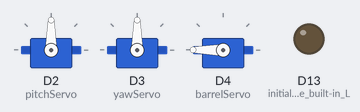
The sketch below on a simulated Arduino Nano 33 IoT. Shown: 3 × servo, output pins drawn as LEDs (lit = HIGH). Nothing arrives over Bluetooth unless stated; a phone connects over Bluetooth LE 3 s after start; what the sketch prints to the serial monitor is not drawn.

Above: at 0.1 s.
At 3.15 s:
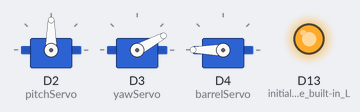
At 3.5 s:
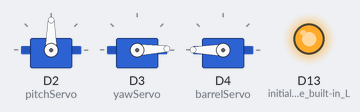
Timing chart, 0 to 5.0 s (numbered marks = the images above):
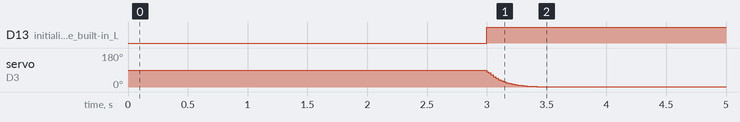

The sketch:

AndroidTurretController.ino
```cpp
#include <ArduinoBLE.h>
#include <Servo.h>

BLEService service("58e19b7f-f5cc-469b-8377-542e89076a30");  // User defined service
BLEStringCharacteristic inputCharacteristic("ab2a89e6-b7c1-444c-a9b6-e8a304e1a447", BLERead | BLEWrite, 20);

String characteristicValue;
String datas[3] = { "90", "90", "0" };

Servo pitchServo, yawServo, barrelServo;
float pitch = 90, pitchPrev = 90;
float yaw = 90, yawPrev = 90;
int barrelAngle = 180;
const int minAngle = 0;
const int maxAngle = 180;

void setup() {
  Serial.begin(9600);

  // initialize servos
  pitchServo.attach(2);
  yawServo.attach(3);
  barrelServo.attach(4);
  pitchServo.write(pitch);
  yawServo.write(yaw);
  barrelServo.write(barrelAngle);

  // initialize the BLE hardware
  pinMode(LED_BUILTIN, OUTPUT);  // initialize the built-in LED pin

  if (!BLE.begin()) {  // initialize BLE
    Serial.println("Starting BLE failed!");
    while (1);
  }

  BLE.setLocalName("Arduino Turret");      // Set name for connection
  BLE.setAdvertisedService(service);               // Advertise service
  service.addCharacteristic(inputCharacteristic);  // Add characteristic to service
  BLE.addService(service);                         // Add service
  inputCharacteristic.writeValue("0,0,0");

  BLE.advertise();  // Start advertising
  Serial.print("Peripheral device MAC: ");
  Serial.println(BLE.address());
  Serial.println("Waiting for connections...");
  delay(1000);
}

void loop() {
  BLEDevice central = BLE.central();  // Wait for a BLE central to connect

  // if a central is connected to the peripheral:
  if (central) {
    Serial.print("Connected to central MAC: ");
    // print the central's BT address:
    Serial.println(central.address());
    // turn on the LED to indicate the connection:
    digitalWrite(LED_BUILTIN, HIGH);

    while (central.connected()) {
      // keep looping while connected
      //Retrieve data
      int length = inputCharacteristic.valueLength();
      char bytes[length];
      inputCharacteristic.readValue(bytes, length);
      String data(bytes, length);

      // parse the data into an array
      parseString(data, ',');

      if (datas[2] == "1") {
        shoot();
      }
      else {
        updateServos();
      }
    }

    // when the central disconnects, turn off the LED:
    digitalWrite(LED_BUILTIN, LOW);
    Serial.print("Disconnected from central MAC: ");
    Serial.println(central.address());

    // Home servos
    yawServo.write(90);
    pitchServo.write(90);
    barrelServo.write(180);
  }
}

void updateServos() {
  float targetYaw, targetPitch;
  targetYaw = datas[0].toFloat();
  targetPitch = datas[1].toFloat();

  yaw = (targetYaw * 0.08) + (yawPrev * 0.92);
  pitch = (targetPitch * 0.08) + (pitchPrev * 0.92);
  yawPrev = yaw;
  pitchPrev = pitch;

  if (abs(pitch - targetPitch) > 2){
    pitchServo.write(pitch);
  }
  if (abs(yaw - targetYaw) > 2) {
    yawServo.write(yaw);
  }
  Serial.println("Target Pitch: " + String(targetPitch));
  Serial.println("Target Yaw: " + String(targetYaw));
  Serial.print(pitch);
  Serial.print(",");
  Serial.println(yaw);
  delay(10);
}

void shoot() {
  barrelAngle -= 30;

  if (barrelAngle > maxAngle) {
    barrelAngle = maxAngle;
  }
  else if (barrelAngle < minAngle) {
    barrelAngle = minAngle;
  }

  Serial.println("Shot: " + String(barrelAngle));
  barrelServo.write(barrelAngle);
  delay(400);

  if (barrelAngle == minAngle) {
    Serial.println("Reloading...");
    barrelAngle = maxAngle;
    barrelServo.write(barrelAngle);
    delay(1000);
  }
}

void parseString(String str, char del) {
    // declaring temp string to store the curr "word" upto del
    String temp = "";
    int counter = 0;

    for(int i=0; i<str.length(); i++) {
      // If current char is not delimiter, then append it to the current "word", otherwise
      // you have completed the word, print it, and start a new word.
      if(str[i] != del) {
          temp += str[i];
      }
      else {
        datas[counter] = temp;
        temp = "";
        counter++;
      }
    }
    datas[counter] = temp;
    temp = "";
    counter++;
}
```

Measured:
- by itself, D13 (initialize_the_built-in_L): LOW → HIGH at 3.0 s
- by itself, servo on D3 (yawServo): moves from 90° to 2° over 0.41 s
